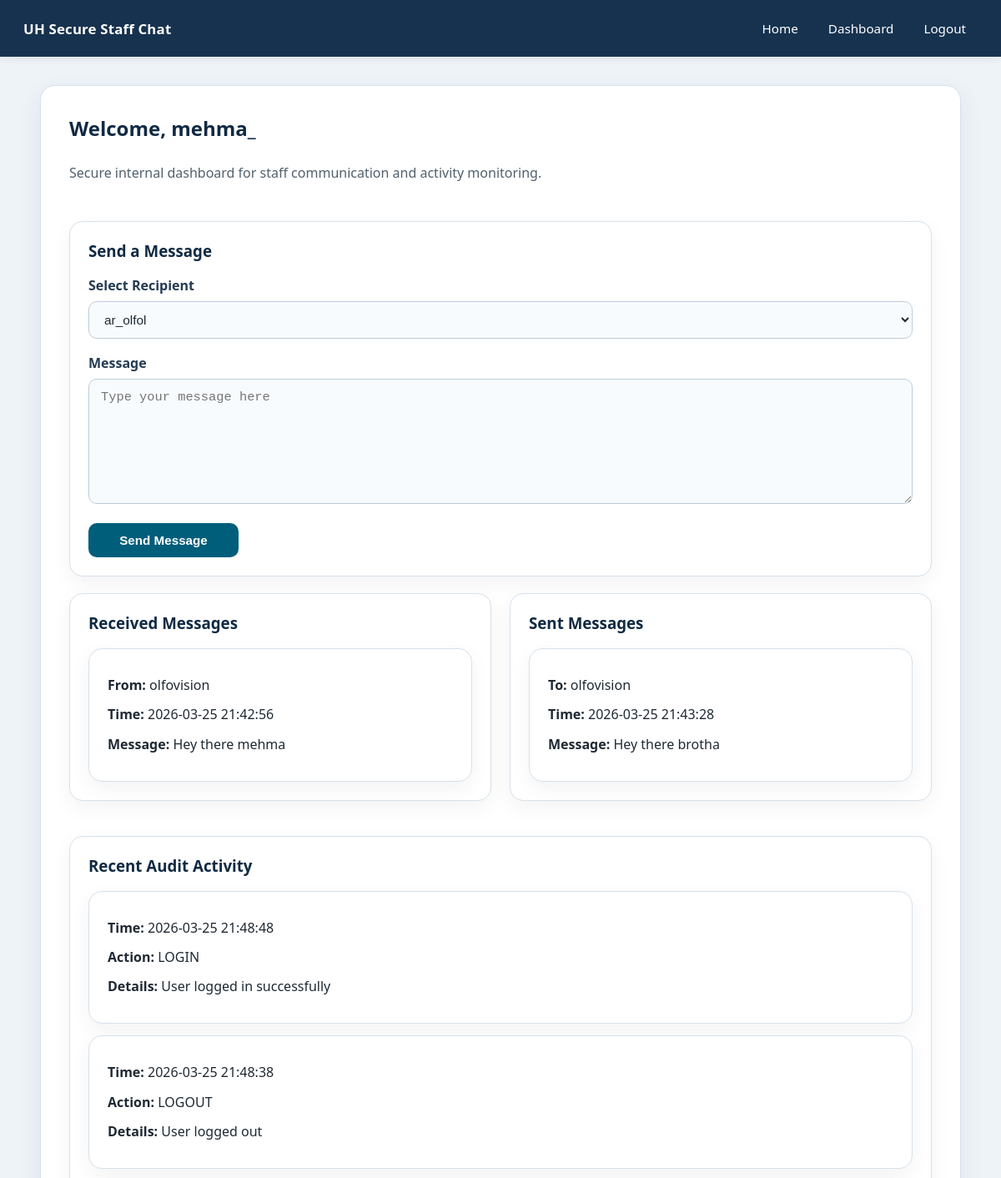
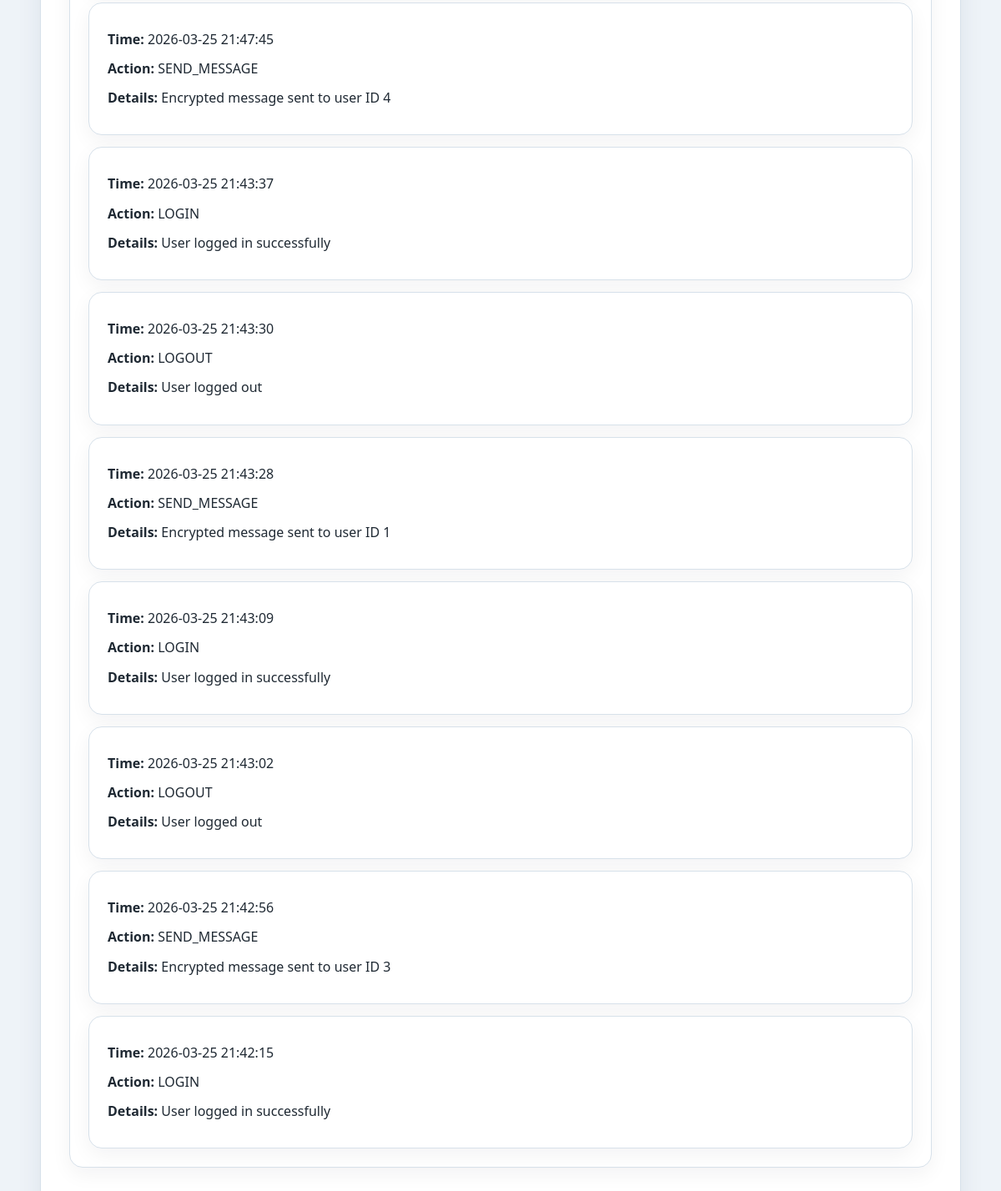
/dashboard (signed in), run on an earlier commit of the app's database (2 pictures, top to bottom).
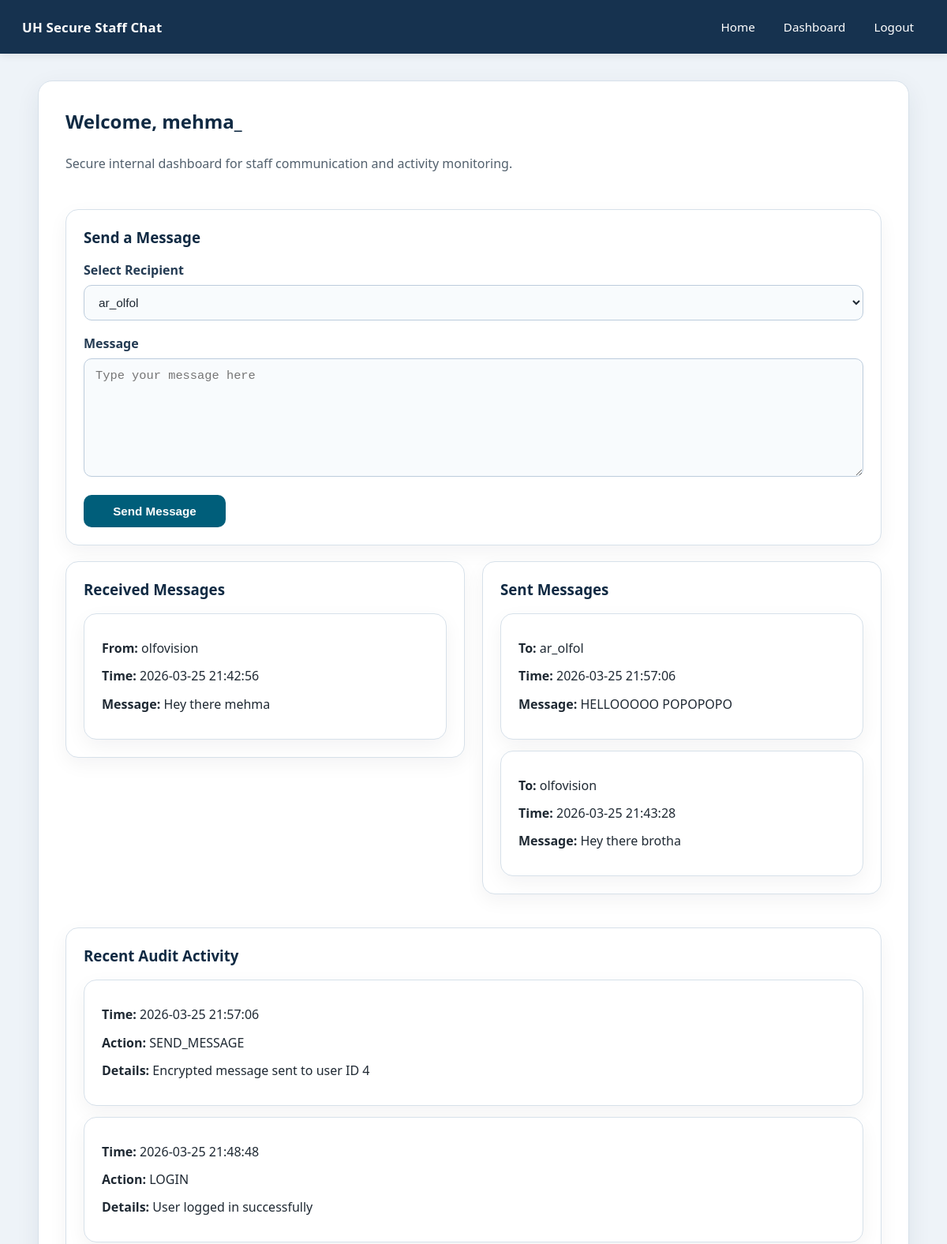
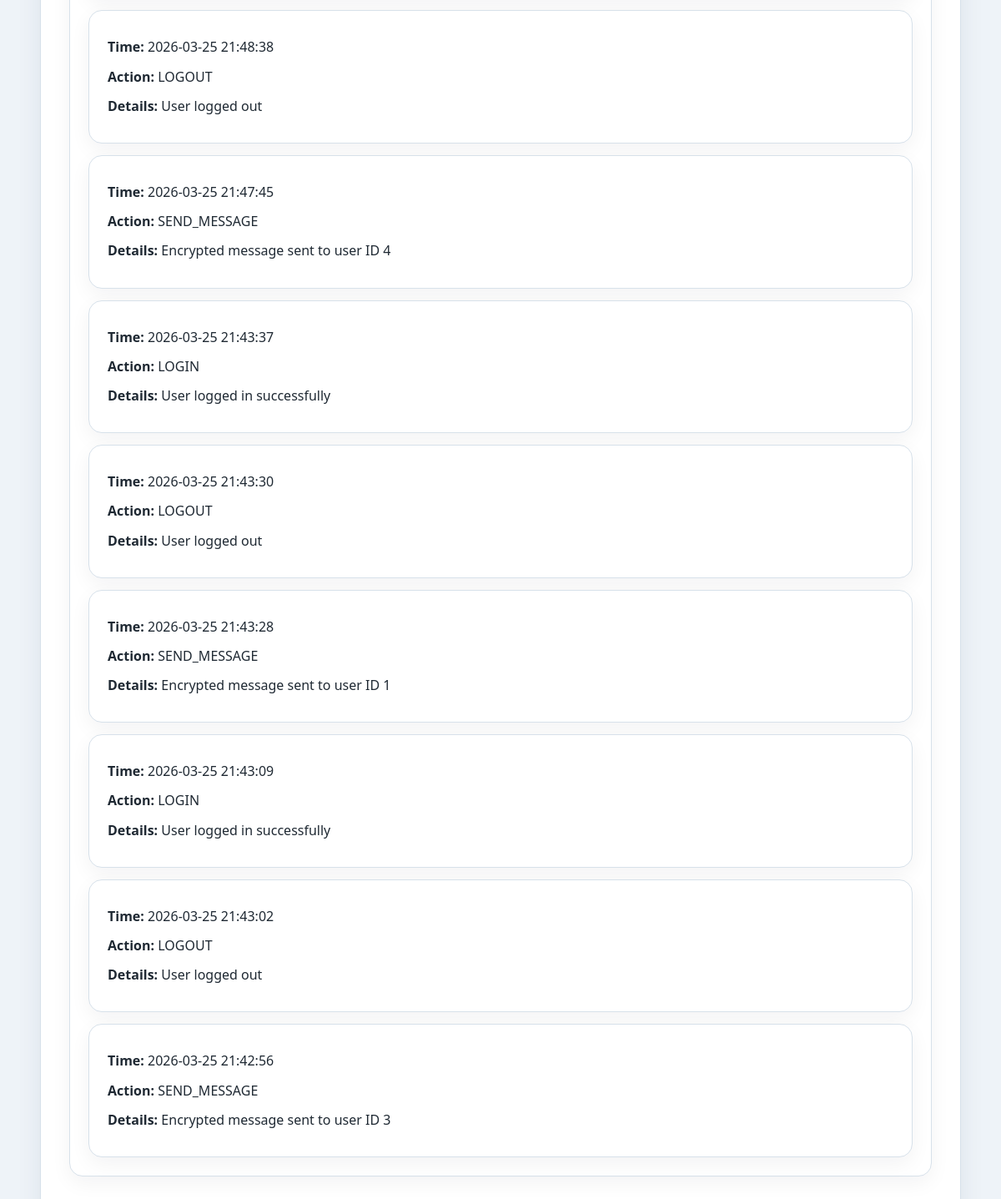
And on a later commit of the database (2 pictures, top to bottom).
### tables this page shows
CREATE TABLE messages (
            id INTEGER PRIMARY KEY AUTOINCREMENT,
            sender_id INTEGER NOT NULL,
            receiver_id INTEGER NOT NULL,
            message_text TEXT NOT NULL,
            created_at TEXT NOT NULL,
            FOREIGN KEY (sender_id) REFERENCES users (id),
            FOREIGN KEY (receiver_id) REFERENCES users (id)
        );

CREATE TABLE users (
            id INTEGER PRIMARY KEY AUTOINCREMENT,
            username TEXT UNIQUE NOT NULL,
            password_hash TEXT NOT NULL,
            created_at TEXT NOT NULL,
            failed_attempts INTEGER DEFAULT 0,
            lock_until TEXT
        );

CREATE TABLE audit_logs (
            id INTEGER PRIMARY KEY AUTOINCREMENT,
            user_id INTEGER,
            action TEXT NOT NULL,
            details TEXT,
            created_at TEXT NOT NULL,
            FOREIGN KEY (user_id) REFERENCES users (id)
        );

### app.py (the view, shortened to what this page needs)
@app.route("/dashboard", methods=["GET", "POST"])
@login_required
def dashboard():
    conn = get_db_connection()
    users = conn.execute(
        """
        SELECT id, username
        FROM users
        WHERE id != ?
        ORDER BY username
    """,
        (session["user_id"],),
    ).fetchall()
    received_messages_raw = conn.execute(
        """
        SELECT messages.created_at, messages.message_text, users.username AS sender_name
        FROM messages
        JOIN users ON messages.sender_id = users.id
        WHERE messages.receiver_id = ?
        ORDER BY messages.created_at DESC
        """,
        (session["user_id"],),
    ).fetchall()
    received_messages = []
    for msg in received_messages_raw:
        received_messages.append(
            {
                "created_at": msg["created_at"],
                "sender_name": msg["sender_name"],
                "message_text": decrypt_message(msg["message_text"]),
            }
        )
    sent_messages_raw = conn.execute(
        """
        SELECT messages.created_at, messages.message_text, users.username AS receiver_name
        FROM messages
        JOIN users ON messages.receiver_id = users.id
        WHERE messages.sender_id = ?
        ORDER BY messages.created_at DESC
        """,
        (session["user_id"],),
    ).fetchall()
    sent_messages = []
    for msg in sent_messages_raw:
        sent_messages.append(
            {
                "created_at": msg["created_at"],
                "receiver_name": msg["receiver_name"],
                "message_text": decrypt_message(msg["message_text"]),
            }
        )
    logs = conn.execute(
        """
        SELECT created_at, action, details
        FROM audit_logs
        ORDER BY created_at DESC
        LIMIT 10
        """
    ).fetchall()
    conn.close()
    return render_template(
        "dashboard.html",
        users=users,
        received_messages=received_messages,
        sent_messages=sent_messages,
        logs=logs,
    )

### app.py (called while the page is built)
def get_db_connection():
    conn = sqlite3.connect(DATABASE)
    conn.row_factory = sqlite3.Row
    return conn

def decrypt_message(encrypted_text):
    try:
        decrypted_text = cipher.decrypt(encrypted_text.encode("utf-8"))
        return decrypted_text.decode("utf-8")
    except Exception:
        return "[Unable to decrypt message]"

def login_required(route_function):
    @wraps(route_function)
    def wrapped_function(*args, **kwargs):
        if "user_id" not in session:
            flash("Please log in first.")
            return redirect(url_for("login"))
        return route_function(*args, **kwargs)
    return wrapped_function

@app.before_request
def make_session_permanent():
    if "user_id" in session:
        session.permanent = True

### templates/dashboard.html (shortened to what this page needs)
{% extends "base.html" %}
{% block content %}
<div class="page-heading">
  <h2>Welcome, {{ session["username"] }}</h2>
  <p class="muted">
    Secure internal dashboard for staff communication and activity monitoring.
  </p>
</div>
<div class="content-card">
  <h3 style="margin-bottom: 18px;">Send a Message</h3>
  <form method="POST" class="form-container">
    <label for="receiver_id">Select Recipient</label>
    <select name="receiver_id" id="receiver_id" required>
      {% for user in users %}
      <option value="{{ user['id'] }}">{{ user['username'] }}</option>
      {% endfor %}
    </select>
    <label for="message_text">Message</label>
    <textarea
      name="message_text"
      id="message_text"
      rows="6"
      required
      placeholder="Type your message here"
    ></textarea>
    <button type="submit">Send Message</button>
  </form>
</div>
<div
  style="
    display: grid;
    grid-template-columns: 1fr 1fr;
    gap: 22px;
    align-items: start;
    margin-bottom: 22px;
  "
>
  <div class="content-card">
    <h3 style="margin-bottom: 18px;">Received Messages</h3>
    {% if received_messages %}
      <div style="display: flex; flex-direction: column; gap: 14px;">
        {% for msg in received_messages %}
        <div class="log-box" style="margin-bottom: 0;">
          <p><strong>From:</strong> {{ msg['sender_name'] }}</p>
          <p><strong>Time:</strong> {{ msg['created_at'] }}</p>
          <p><strong>Message:</strong> {{ msg['message_text'] }}</p>
        </div>
        {% endfor %}
      </div>
    {% else %}
      <p class="empty-state">No messages received yet.</p>
    {% endif %}
  </div>
  <div class="content-card">
    <h3 style="margin-bottom: 18px;">Sent Messages</h3>
    {% if sent_messages %}
      <div style="display: flex; flex-direction: column; gap: 14px;">
        {% for msg in sent_messages %}
        <div class="log-box" style="margin-bottom: 0;">
          <p><strong>To:</strong> {{ msg['receiver_name'] }}</p>
          <p><strong>Time:</strong> {{ msg['created_at'] }}</p>
          <p><strong>Message:</strong> {{ msg['message_text'] }}</p>
        </div>
        {% endfor %}
      </div>
    {% else %}
      <p class="empty-state">No sent messages yet.</p>
    {% endif %}
  </div>
</div>
<div class="content-card">
  <h3 style="margin-bottom: 18px;">Recent Audit Activity</h3>
  {% if logs %}
    <div style="display: flex; flex-direction: column; gap: 14px;">
      {% for log in logs %}
      <div class="log-box" style="margin-bottom: 0;">
        <p><strong>Time:</strong> {{ log['created_at'] }}</p>
        <p><strong>Action:</strong> {{ log['action'] }}</p>
        <p><strong>Details:</strong> {{ log['details'] }}</p>
      </div>
      {% endfor %}
    </div>
  {% else %}
    <p class="empty-state">No audit logs yet.</p>
  {% endif %}
</div>
{% endblock %}

### templates/base.html (shortened to what this page needs)
<!doctype html>
<html lang="en">
  <head>
  </head>
  <body>
    <nav>
      <div class="nav-inner">
        <a href="/" class="brand">UH Secure Staff Chat</a>
        <div class="nav-links">
          <a href="/">Home</a>
          {% if session.get("user_id") %}
          <a href="/dashboard">Dashboard</a>
          <a href="/logout">Logout</a>
          {% else %}
          <a href="/login">Login</a>
          <a href="/register">Register</a>
          {% endif %}
        </div>
      </div>
    </nav>
    <div class="container">
      <div class="page-panel {% block panel_class %}{% endblock %}">
         {% block content %}{% endblock %}
      </div>
    </div>
  </body>
</html>

### templates/base.html (style rules this page uses)
:root { --nav-bg: #16324f; --nav-hover: #234b73; --page-bg: #eef3f8; --panel-bg: #ffffff; --panel-border: #d7e1ea; --text-main: #1f2933; --text-soft: #52606d; --accent: #005e7a; --accent-hover: #004b61; --success-bg: #e9f7ef; --success-border: #9fd5b3; --shadow: 0 10px 30px rgba(22, 50, 79, 0.08); }
* { box-sizing: border-box; }
body { margin: 0; font-family: "Segoe UI", Tahoma, Arial, sans-serif; background: var(--page-bg); color: var(--text-main); }
nav { background: var(--nav-bg); padding: 0 28px; box-shadow: 0 2px 10px rgba(0, 0, 0, 0.08); }
.nav-inner { max-width: 1200px; margin: 0 auto; min-height: 68px; display: flex; align-items: center; justify-content: space-between; gap: 20px; }
.brand { color: #ffffff; font-size: 1.05rem; font-weight: 700; letter-spacing: 0.2px; text-decoration: none; white-space: nowrap; }
.nav-links { display: flex; align-items: center; gap: 8px; flex-wrap: wrap; }
.nav-links a { color: #ffffff; text-decoration: none; padding: 10px 14px; border-radius: 8px; font-size: 0.95rem; transition: background-color 0.2s ease; }
.container { width: min(1180px, 92%); margin: 34px auto; }
.page-panel { background: var(--panel-bg); border: 1px solid var(--panel-border); border-radius: 18px; padding: 34px; box-shadow: var(--shadow); }
h1, h2, h3, h4 { margin-top: 0; color: #102a43; }
p { line-height: 1.7; color: var(--text-main); }
.muted { color: var(--text-soft); }
.auth-card, .content-card, .log-box { background: #ffffff; border: 1px solid var(--panel-border); border-radius: 16px; padding: 22px; box-shadow: 0 8px 24px rgba(15, 23, 42, 0.05); }
.content-card { margin-bottom: 20px; }
.form-container { max-width: 100%; }
label { display: block; margin-bottom: 8px; font-weight: 600; color: #243b53; }
input, select, textarea { width: 100%; padding: 12px 14px; margin-bottom: 18px; border-radius: 10px; border: 1px solid #bcccdc; background: #f8fbfd; color: var(--text-main); font-size: 0.96rem; transition: border-color 0.2s ease, box-shadow 0.2s ease, background-color 0.2s ease; }
textarea { resize: vertical; min-height: 150px; }
button, .button-link { display: inline-flex; align-items: center; justify-content: center; min-width: 180px; padding: 12px 18px; border: none; border-radius: 10px; background: var(--accent); color: #ffffff; font-weight: 600; font-size: 0.95rem; cursor: pointer; text-decoration: none; transition: background-color 0.2s ease, transform 0.15s ease; }
.log-box { margin-bottom: 14px; overflow-wrap: break-word; word-break: break-word; line-height: 1.65; }
.log-box p { margin: 8px 0; }
.page-heading { display: flex; flex-direction: column; gap: 8px; margin-bottom: 28px; }
.page-heading h2 { margin-bottom: 0; }

What changed in the data, as far as the page shows it:
no longer on this page (row unchanged): audit_logs: created_at "2026-03-25 21:42:15", action "LOGIN", details "User logged in successfully"
added messages: receiver_name "ar_olfol", created_at "2026-03-25 21:57:06", message_text "HELLOOOOO POPOPOPO", shown under "Sent Messages"
added audit_logs: created_at "2026-03-25 21:57:06", action "SEND_MESSAGE", details "Encrypted message sent to user ID 4"
